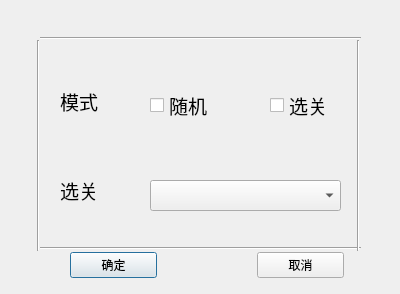
<?xml version="1.0" encoding="UTF-8"?>
<ui version="4.0">
 <class>Dialog</class>
 <widget class="QDialog" name="Dialog">
  <property name="geometry">
   <rect>
    <x>0</x>
    <y>0</y>
    <width>400</width>
    <height>294</height>
   </rect>
  </property>
  <property name="windowTitle">
   <string>设置</string>
  </property>
  <widget class="QCheckBox" name="randomMode">
   <property name="geometry">
    <rect>
     <x>150</x>
     <y>90</y>
     <width>91</width>
     <height>31</height>
    </rect>
   </property>
   <property name="font">
    <font>
     <family>.PingFang SC0</family>
     <pointsize>14</pointsize>
    </font>
   </property>
   <property name="text">
    <string>随机</string>
   </property>
  </widget>
  <widget class="QCheckBox" name="levelMode">
   <property name="geometry">
    <rect>
     <x>270</x>
     <y>90</y>
     <width>91</width>
     <height>31</height>
    </rect>
   </property>
   <property name="font">
    <font>
     <family>.PingFang SC0</family>
     <pointsize>14</pointsize>
    </font>
   </property>
   <property name="text">
    <string>选关</string>
   </property>
  </widget>
  <widget class="Line" name="line">
   <property name="geometry">
    <rect>
     <x>40</x>
     <y>30</y>
     <width>321</width>
     <height>16</height>
    </rect>
   </property>
   <property name="orientation">
    <enum>Qt::Horizontal</enum>
   </property>
  </widget>
  <widget class="Line" name="line_2">
   <property name="geometry">
    <rect>
     <x>40</x>
     <y>240</y>
     <width>321</width>
     <height>16</height>
    </rect>
   </property>
   <property name="orientation">
    <enum>Qt::Horizontal</enum>
   </property>
  </widget>
  <widget class="Line" name="line_3">
   <property name="geometry">
    <rect>
     <x>30</x>
     <y>40</y>
     <width>16</width>
     <height>211</height>
    </rect>
   </property>
   <property name="orientation">
    <enum>Qt::Vertical</enum>
   </property>
  </widget>
  <widget class="Line" name="line_4">
   <property name="geometry">
    <rect>
     <x>350</x>
     <y>40</y>
     <width>16</width>
     <height>211</height>
    </rect>
   </property>
   <property name="orientation">
    <enum>Qt::Vertical</enum>
   </property>
  </widget>
  <widget class="QComboBox" name="levelSelect">
   <property name="geometry">
    <rect>
     <x>150</x>
     <y>180</y>
     <width>191</width>
     <height>31</height>
    </rect>
   </property>
  </widget>
  <widget class="QWidget" name="layoutWidget">
   <property name="geometry">
    <rect>
     <x>60</x>
     <y>60</y>
     <width>71</width>
     <height>171</height>
    </rect>
   </property>
   <layout class="QVBoxLayout" name="verticalLayout">
    <item>
     <widget class="QLabel" name="mode">
      <property name="font">
       <font>
        <family>.PingFang SC0</family>
        <pointsize>14</pointsize>
       </font>
      </property>
      <property name="text">
       <string>模式</string>
      </property>
     </widget>
    </item>
    <item>
     <widget class="QLabel" name="level">
      <property name="font">
       <font>
        <family>.PingFang SC0</family>
        <pointsize>14</pointsize>
       </font>
      </property>
      <property name="text">
       <string>选关</string>
      </property>
     </widget>
    </item>
   </layout>
  </widget>
  <widget class="QWidget" name="layoutWidget_2">
   <property name="geometry">
    <rect>
     <x>70</x>
     <y>250</y>
     <width>274</width>
     <height>30</height>
    </rect>
   </property>
   <layout class="QGridLayout" name="gridLayout_2">
    <item row="0" column="0">
     <widget class="QPushButton" name="comfirm">
      <property name="text">
       <string>确定</string>
      </property>
     </widget>
    </item>
    <item row="0" column="2">
     <widget class="QPushButton" name="cancel">
      <property name="text">
       <string>取消</string>
      </property>
     </widget>
    </item>
    <item row="0" column="1">
     <widget class="QLabel" name="label">
      <property name="text">
       <string> </string>
      </property>
     </widget>
    </item>
   </layout>
  </widget>
 </widget>
 <resources/>
 <connections>
  <connection>
   <sender>cancel</sender>
   <signal>clicked()</signal>
   <receiver>Dialog</receiver>
   <slot>close()</slot>
   <hints>
    <hint type="sourcelabel">
     <x>293</x>
     <y>263</y>
    </hint>
    <hint type="destinationlabel">
     <x>221</x>
     <y>-3</y>
    </hint>
   </hints>
  </connection>
 </connections>
</ui>
